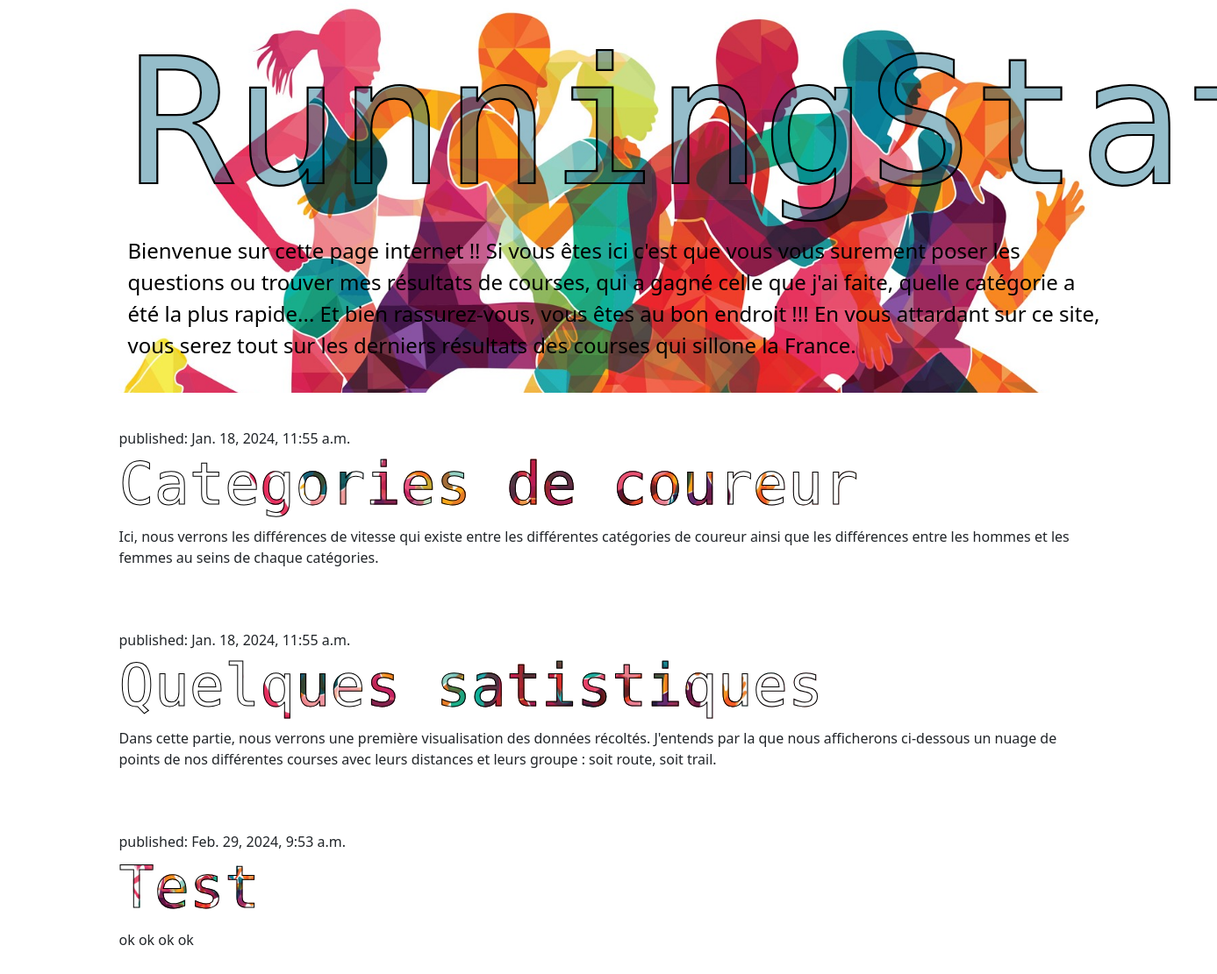
The page / on the database its author committed.
### blog/models.py (models this page shows, shortened)
class Post(models.Model):
    author = models.ForeignKey(settings.AUTH_USER_MODEL, on_delete=models.CASCADE)
    title = models.CharField(max_length=200)
    text = models.TextField()
    created_date = models.DateTimeField(default=timezone.now)
    published_date = models.DateTimeField(blank=True, null=True)
    image = models.ImageField(upload_to='post_images/', blank=True, null=True)
    description = models.TextField(blank=True, null=True)

### blog/views.py (the view)
# urls.py: path('', views.post_list, name='post_list'),
def post_list(request):
    posts = Post.objects.filter(published_date__lte=timezone.now()).order_by('published_date')
    return render(request, 'blog/post_list.html', {'posts': posts})

### blog/templates/blog/post_list.html
{% extends 'blog/base.html' %}
{% block content %}
    {% for post in posts %}
        <article class="post">
            <time>published: {{ post.published_date }}</time>
            <h2><a href="{% url 'post_detail' pk=post.pk %}">{{ post.title }}</a></h2>
            <p>{{ post.text|linebreaksbr }}</p>
        </article>
    {% endfor %}
{% endblock %}

### blog/static/css/blog.css (style rules this page uses)
.post { margin-bottom: 70px; }
.post h2 a, .post h2 a:visited, .post h2 a:active { font-family: 'Libre Barcode 39 Text', system-ui; background-clip: text; background-image: url('affiche.jpg'); background-size: cover; background-position: 50% 50%; color: transparent; -webkit-text-fill-color: transparent; font-size: 50pt; -webkit-text-stroke-width: 1px; -webkit-text-stroke-color: #000000; text-decoration: none; }
.col h2 a, .col h2 a:visited, .col h2 a:active { font-family: 'Libre Barcode 39 Text', system-ui; background-clip: text; background-image: url('affiche.jpg'); background-size: cover; background-position: 50% 50%; color: transparent; -webkit-text-fill-color: transparent; font-size: 50pt; -webkit-text-stroke-width: 1px; -webkit-text-stroke-color: #000000; text-decoration: none; }
h2, h3, h4 { font-family: 'Libre Barcode 39 Text', system-ui; background-clip: text; background-image: url('affiche.jpg'); background-size: cover; background-position: 50% 50%; color: transparent; -webkit-text-fill-color: transparent; font-size: 50pt; -webkit-text-stroke-width: 1px; -webkit-text-stroke-color: #000000; }

### rows shown on the page
Post: published_date "Jan. 18, 2024, 11:55 a.m.", text "Ici, nous verrons les différences de vitesse qui existe entre les différentes catégories de coureur ainsi que les différences entre les hommes et les femmes au seins de chaque catégories."
Post: published_date "Jan. 18, 2024, 11:55 a.m.", text "Dans cette partie, nous verrons une première visualisation des données récoltés. J'entends par la que nous afficherons ci-dessous un nuage de points de nos différentes courses avec leurs distances et leurs groupe : soit route, soit trail."
Post: published_date "Feb. 29, 2024, 9:53 a.m.", text "ok ok ok ok"
